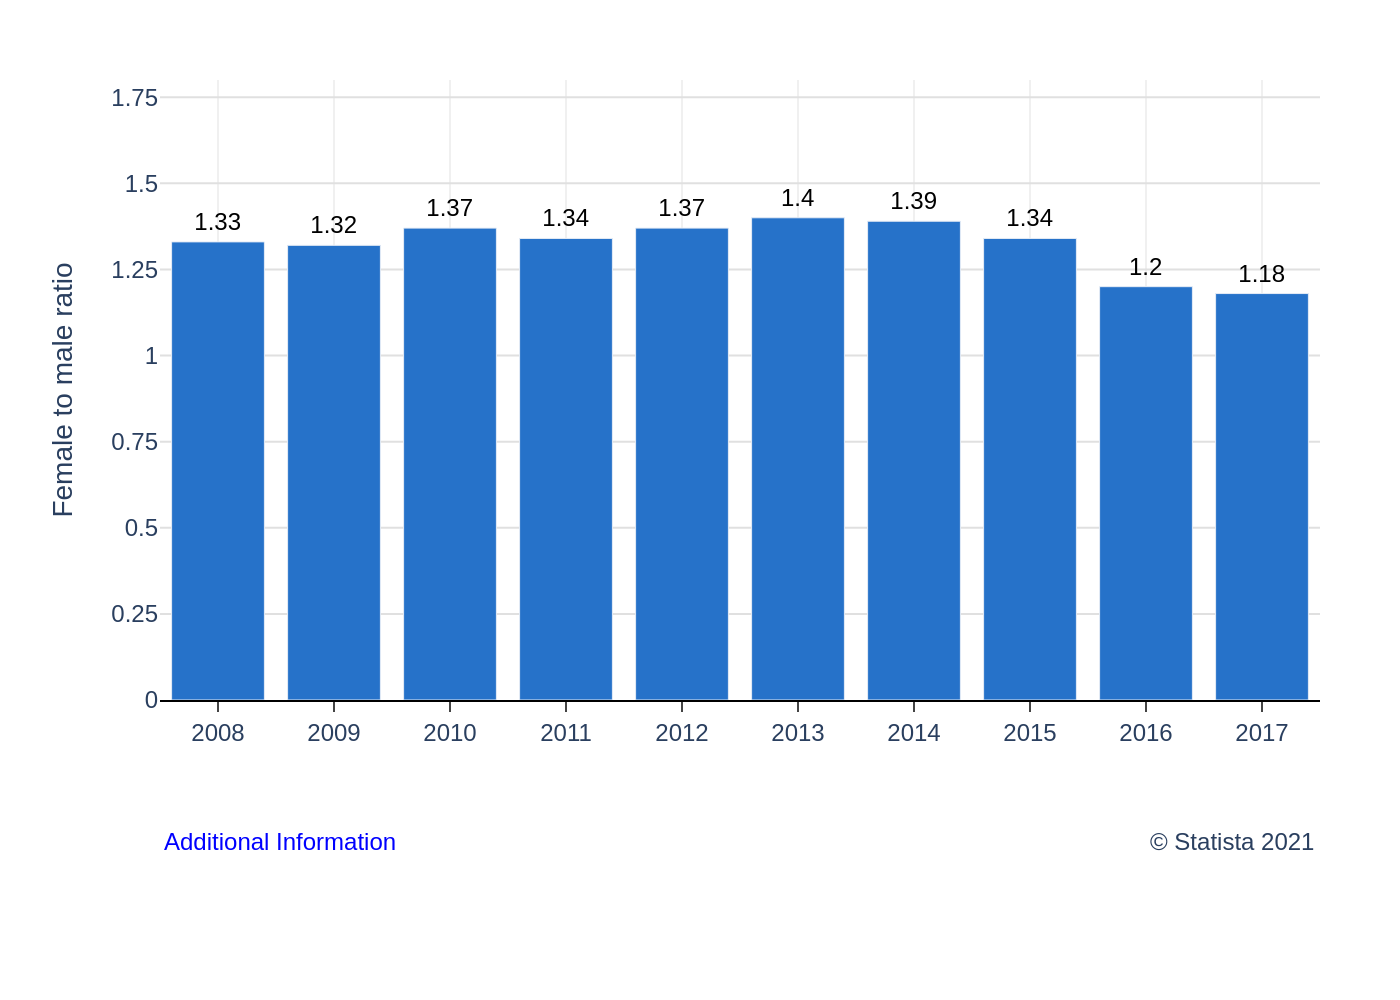

Write the Python code that produced this figure.
import sys
import json
import os
import plotly.graph_objects as go

# Load data from the JSON file provided as a command-line argument
json_path = sys.argv[1]
with open(json_path, 'r', encoding='utf-8') as f:
    config = json.load(f)

# Extract data, texts, and colors from the loaded JSON
chart_data = config['chart_data']
texts = config['texts']
colors = config['colors']

# Initialize the figure
fig = go.Figure()

# Add traces to the figure
for i, series in enumerate(chart_data):
    fig.add_trace(go.Bar(
        x=series['x'],
        y=series['y'],
        text=series['y'],
        textposition='outside',
        texttemplate='%{text}',
        marker_color=colors['bar_colors'][i],
        cliponaxis=False,
        textfont=dict(
            family="Arial",
            size=12,
            color='black'
        )
    ))

# Create annotations for footer text
annotations = []
if texts.get('note_left'):
    annotations.append(
        dict(
            xref="paper", yref="paper",
            x=0, y=-0.2,
            xanchor='left', yanchor='top',
            text=texts['note_left'],
            showarrow=False,
            font=dict(family="Arial", size=12, color="blue"),
            align="left"
        )
    )
if texts.get('source_right'):
    # The original has "Show source" below the copyright, but it's not in the JSON.
    # Replicating just the copyright text.
    annotations.append(
        dict(
            xref="paper", yref="paper",
            x=1, y=-0.2,
            xanchor='right', yanchor='top',
            text=texts['source_right'],
            showarrow=False,
            font=dict(family="Arial", size=12),
            align="right"
        )
    )

# Update layout for a clean, professional look
fig.update_layout(
    font_family="Arial",
    plot_bgcolor='white',
    showlegend=False,
    yaxis=dict(
        title_text=texts.get('y_axis_title'),
        range=[0, 1.8],
        tickmode='linear',
        dtick=0.25,
        gridcolor='#e0e0e0',
        zeroline=False
    ),
    xaxis=dict(
        title_text=texts.get('x_axis_title'),
        tickmode='array',
        tickvals=chart_data[0]['x'],
        showgrid=True,
        gridcolor='#f0f0f0',
        linecolor='black',
        ticks='outside'
    ),
    margin=dict(l=80, r=40, t=40, b=150),
    annotations=annotations,
    bargap=0.2
)

# Derive output filename from the input JSON filename
base_filename = os.path.splitext(os.path.basename(json_path))[0]
output_filename = f"{base_filename}.png"

# Save the figure as a PNG image
fig.write_image(output_filename, scale=2)

print(f"Chart saved to {output_filename}")
